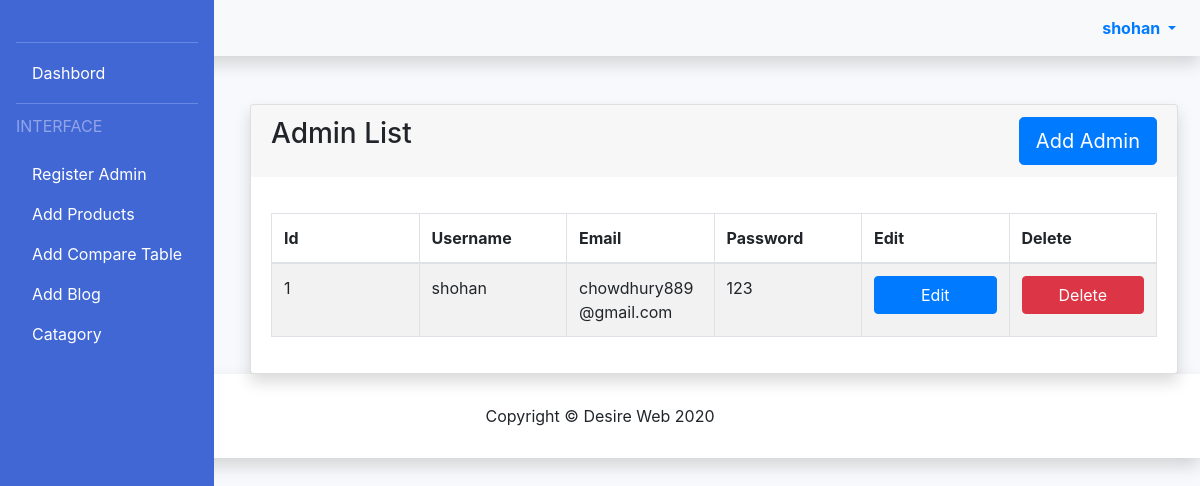
The app's page /karigor/register.php (signed in) with its own data.
### tables this page shows
CREATE TABLE `register` (
  `id` int(11) NOT NULL,
  `username` varchar(100) NOT NULL,
  `email` varchar(100) NOT NULL,
  `password` varchar(100) NOT NULL
);

### karigor/register.php (the view, shortened to what this page needs)
<?php include ("includes/header.php")?>
<?php include ("includes/navbar.php")?>
<div class="container-fluid mt-5">
    <div class="card shadow">
        <div class="card-header d-flex justify-content-between border-0 mb-3">
            <h3 class="card-title">Admin List</h3>
            <button class="btn btn-primary float-right btn-lg" data-toggle='modal' data-target="#registermodal">Add
                Admin</button>
        </div>
        <div class="card-body">
            <table class="table table-striped table-bordered">
                <thead>
                    <tr>
                        <th>Id</th>
                        <th>Username</th>
                        <th>Email</th>
                        <th>Password</th>
                        <th>Edit</th>
                        <th>Delete</th>
                    </tr>
                </thead>
                <tbody>
                    <?php
                    $sql = "SELECT * from register";
                    $result = mysqli_query($conn, $sql);
                    if(mysqli_num_rows($result) > 0){
                        while($row = mysqli_fetch_assoc($result)){
                       ?>
                    <tr>
                        <td><?php echo $row['id'];?></td>
                        <td><?php echo $row['username'];?></td>
                        <td><?php echo $row['email'];?></td>
                        <td><?php echo $row['password'];?></td>
                        <td>
                            <form action="register_edit.php" method="POST">
                            <button type="submit" name="register_edit_btn" class="btn btn-primary w-100">Edit</button>
                            </form>
                        </td>
                        <td>
                            <form action="code.php" method="POST">
                            <button type="submit" name="register_delete_btn" class="btn btn-danger w-100">Delete</button>
                            </form>
                        </td>
                    </tr>
                    <?php
                     }
                    }
                    else{
                        $_SESSION['status'] ="No admin find";
                    }
                    ?>
                </tbody>
            </table>
        </div>
    </div>
</div>
<?php include ("includes/footer.php")?>

### karigor/includes/css/style.css (style rules this page uses)
body { margin: 0; font-family: -apple-system, BlinkMacSystemFont, "Segoe UI", Roboto, "Helvetica Neue", Arial, "Noto Sans", sans-serif, "Apple Color Emoji", "Segoe UI Emoji", "Segoe UI Symbol", "Noto Color Emoji"; font-size: 1rem; font-weight: 400; line-height: 1.5; color: #212529; text-align: left; background-color: #F8F9FC; box-sizing: border-box; }
.container-fluid { padding-left: 250px !important; padding-right: 22px !important; }
h1, h2, h3, h4, h5, h6 { margin-top: 0 !important; margin-bottom: 5px !important; }
table { table-layout: fixed; }

### records on screen
register: id "1", username "shohan", email "chowdhury889@gmail.com", password "123"

### other values on screen
$_SESSION['username'] "shohan"
